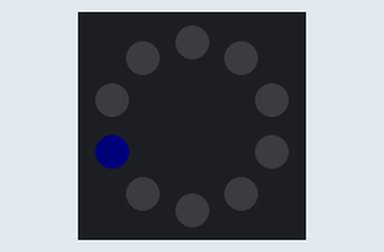
Simulated run of this program. Board: Circuit Playground running CircuitPython. Shown: the board's ring of 10 RGB LEDs (number 0 left of the top, counting anticlockwise). Dim RGB values are drawn brighter than linear.

Above: at 0.1 s.
At 1.1 s:
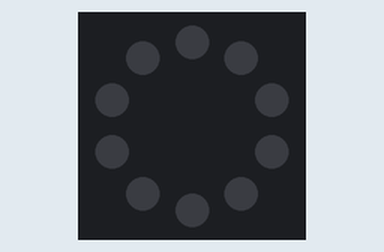

The program:

code.py
```python
# CircuitPlaygroundExpress_NeoPixel

import time

import board
import neopixel

pixels = neopixel.NeoPixel(board.NEOPIXEL, 10, brightness=.2)
pixels.fill((0, 0, 0))
pixels.show()

# define some colors (R,G,B) / (255,255,255)
RED = 0x100000  # (0x10, 0, 0) also works
YELLOW = (0x10, 0x10, 0)
GREEN = (0, 0x10, 0)
AQUA = (0, 0x10, 0x10)
BLUE = (0, 0, 0x10)
PURPLE = (0x10, 0, 0x10)
BLACK = (0, 0, 0)
CUSTOM_COLOR=(100,100,0)

while True:
    pixels[2]=BLUE
    time.sleep(1)
    pixels[2]=BLACK
    time.sleep(1)
```

Measured:
- what the display in image 1 shows lasts 1.0 s, from 1.0 s to 2.0 s
